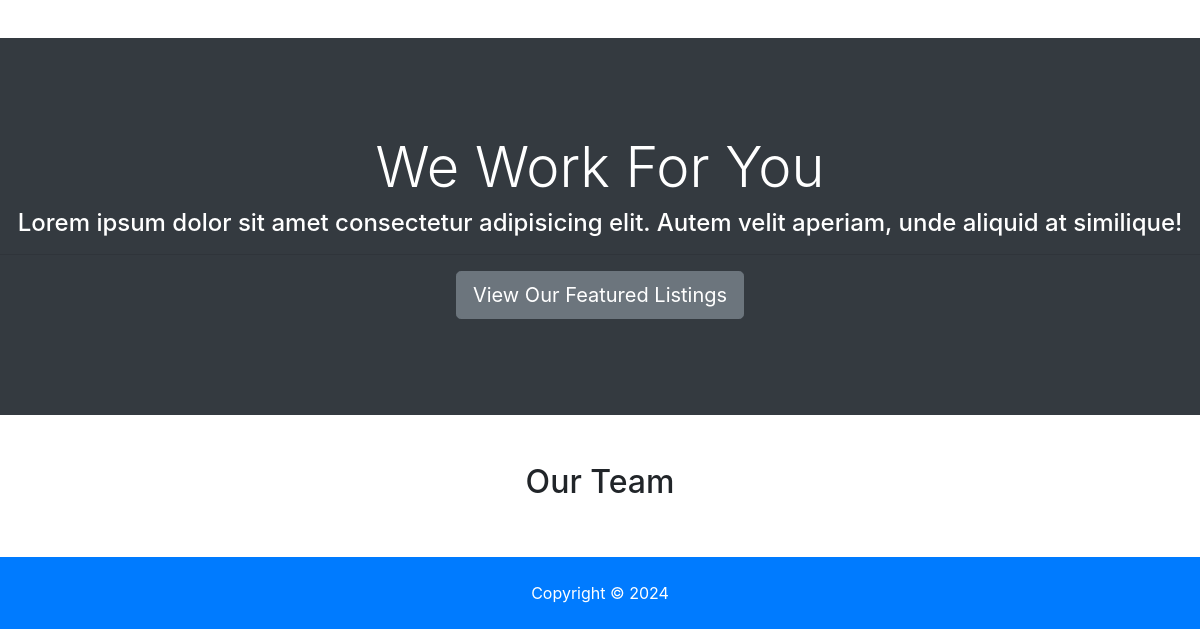
Page /about/ (lower part) on the earlier database version.
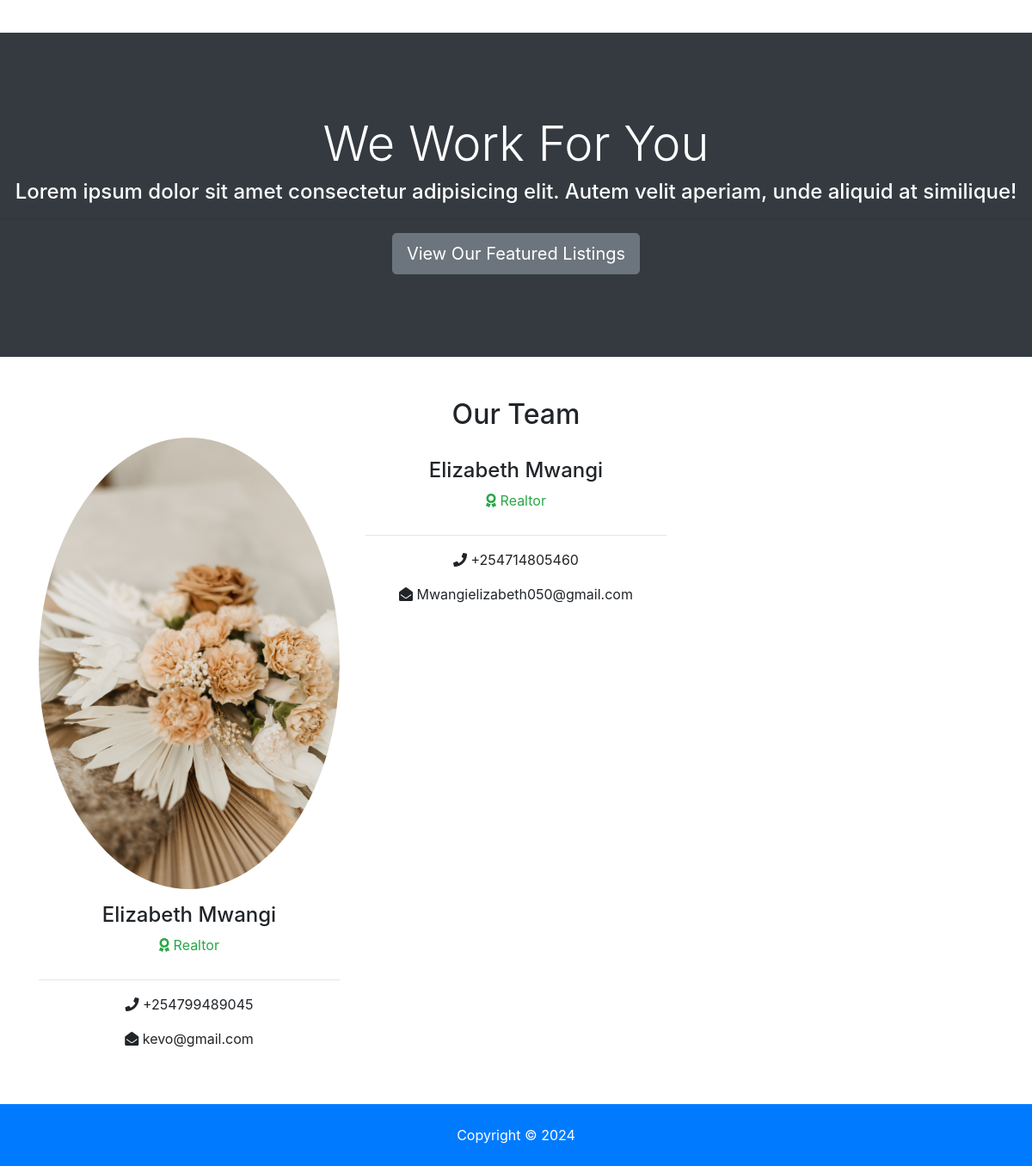
Same page on the later database version.
### listing/models.py (models this page shows, shortened)
class Realtor(models.Model):
    name = models.CharField(max_length=200)
    photo = models.ImageField(upload_to='photos/realtor/%Y-%m-%d/')
    description = models.TextField(blank=True)
    phone = models.CharField(max_length=20)
    email = models.CharField(max_length=50)
    hire_date = models.DateTimeField(auto_now_add=True, blank=True)
    class Meta:
        verbose_name = "Realtor"
        verbose_name_plural = "Realtors"

### listing/views.py (the view)
# urls.py: path('about/', AboutView.as_view(), name='about'),
class AboutView(TemplateView):
    template_name = 'site/about.html'
    def get_context_data(self, **kwargs):
         context = super(AboutView, self).get_context_data(**kwargs)
         context['realtors'] = Realtor.objects.all()
         context['mvp'] = Mvp.objects.last()
         return context

### templates/site/about.html (shortened to what this page needs)
{% extends 'base.html' %}
{% block content %}
    <section id="about" class="py-4">
        <div class="container">
        <div class="row">
            <div class="col-md-8">
            </div>
            <div class="col-md-4">
            </div>
        </div>
        </div>
    </section>
    <section id="work" class="bg-dark text-white text-center">
        <h2 class="display-4">We Work For You</h2>
        <h4>Lorem ipsum dolor sit amet consectetur adipisicing elit. Autem velit aperiam, unde aliquid at similique!</h4>
        <hr>
        <a href="{% url 'listing:listings' %}" class="btn btn-secondary text-white btn-lg">View Our Featured Listings</a>
    </section>
    <section id="team" class="py-5">
        <div class="container">
        <h2 class="text-center">Our Team</h2>
        <div class="row text-center">
            {% for team in realtors %}
                <div class="col-md-4">
                <img src="{{ team.photo.url }}" alt="" class="rounded-circle mb-3">
                <h4>Elizabeth Mwangi</h4>
                <p class="text-success">
                    <i class="fas fa-award text-success mb-3"></i> Realtor</p>
                <hr>
                <p>
                    <i class="fas fa-phone"></i> {{ team.phone }}</p>
                <p>
                    <i class="fas fa-envelope-open"></i> {{ team.email }}</p>
                </div>
            {% endfor %}
        </div>
        </div>
    </section>
{% endblock %}

Differences in the rows shown:
added Realtor: photo (picture), phone "+254799489045", email "kevo@gmail.com"
added Realtor: phone "+254714805460", email "Mwangielizabeth050@gmail.com"
